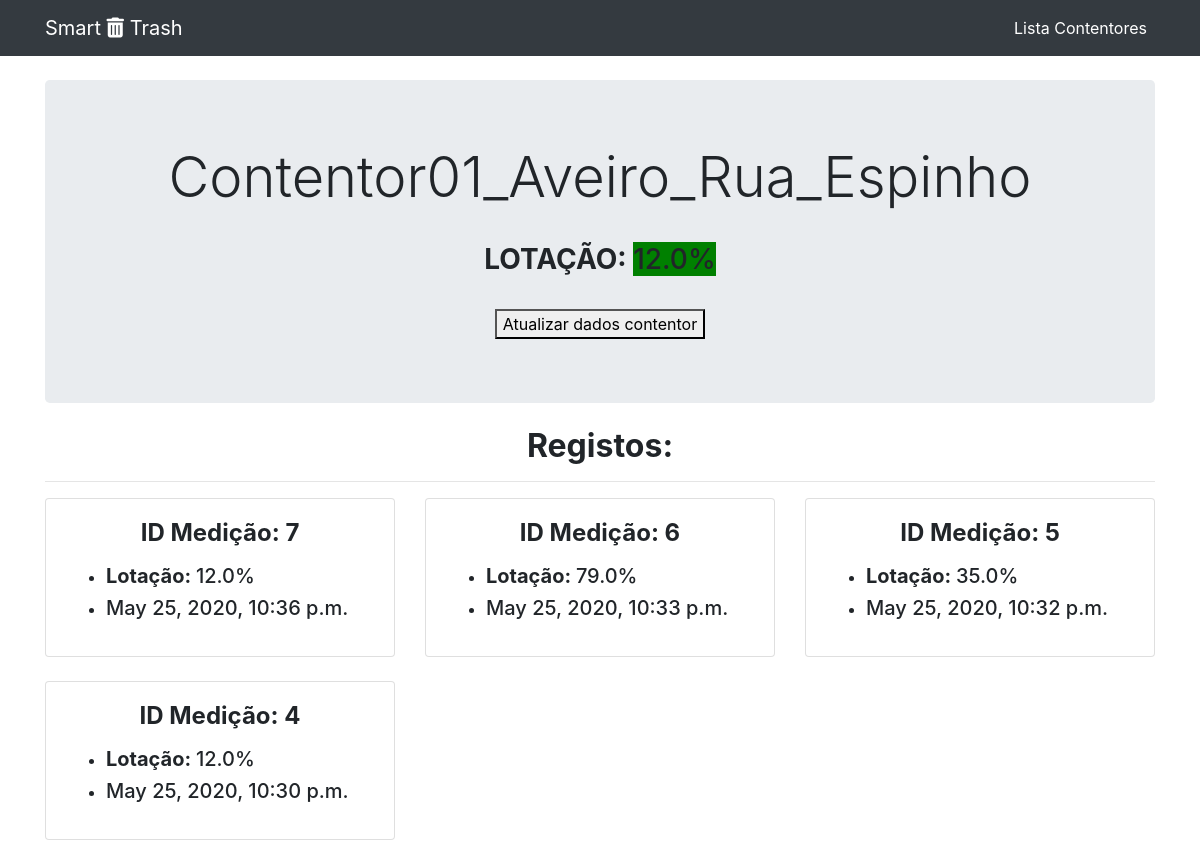
The app's page /bin/1/, older data.
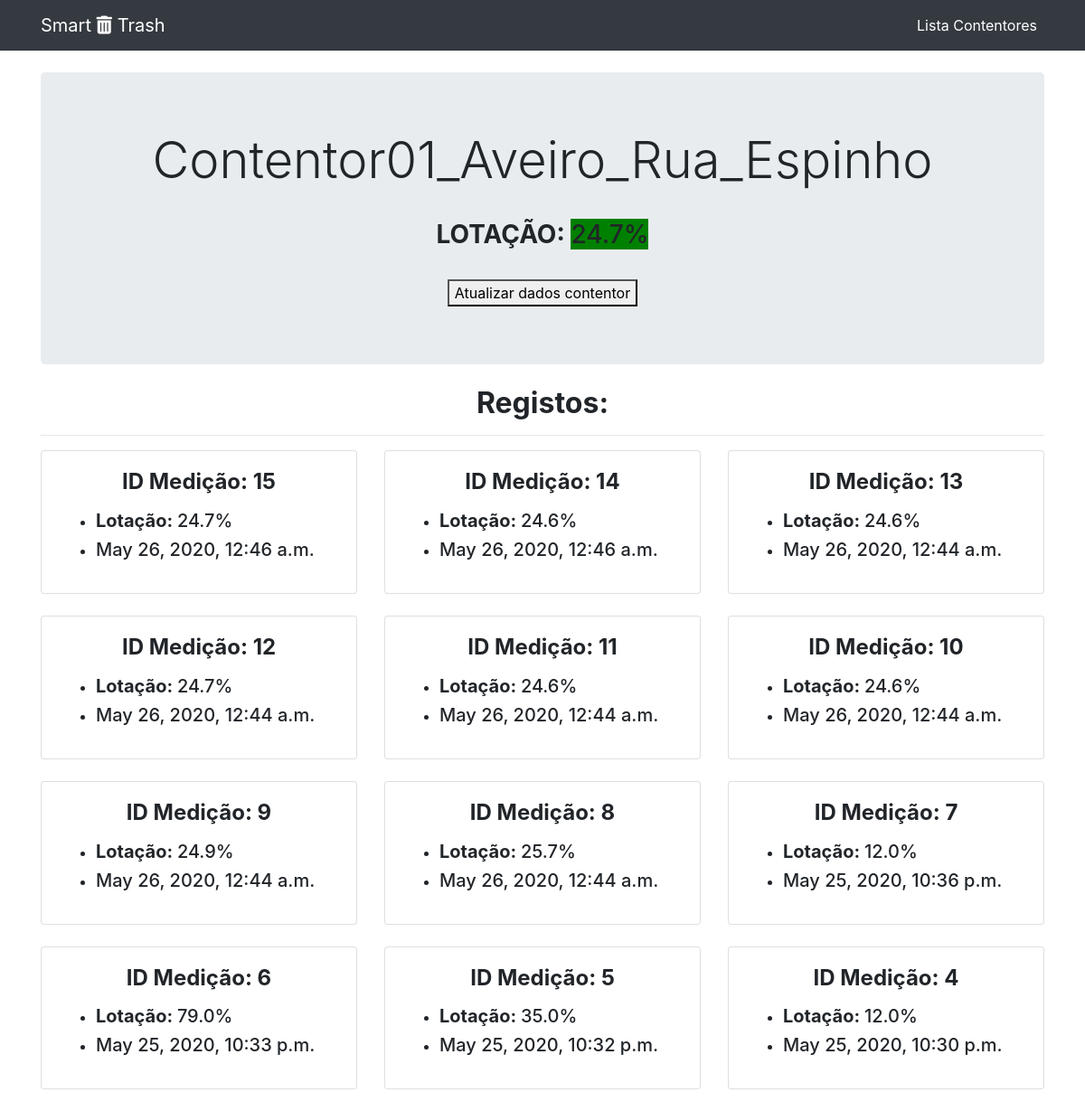
The same page, newer data.
### smart_trash_app/models.py (models this page shows, shortened)
class Bin(models.Model):
    bin_id = models.AutoField(primary_key=True)
    name = models.CharField(max_length=150)
    city = models.CharField(max_length=150)
    address = models.CharField(max_length=150)
    capacity = models.IntegerField()

class Regist(models.Model):
    id_regist = models.AutoField(primary_key=True)
    occupation_value = models.FloatField()
    timestamp = models.DateTimeField(auto_now=True)
    trash_bin = models.ForeignKey(Bin, on_delete=models.CASCADE)

### smart_trash_app/views.py (the view)
# urls.py: path('bin/<int:id>/', bin_by_id, name="bin_detail"),
def bin_by_id(request, id):
    bin_details = Regist.objects.filter(trash_bin__bin_id=id).order_by('-id_regist')
    trash_bin = Bin.objects.get(bin_id=id)
    try:
        bin_status = Regist.objects.filter(trash_bin__bin_id=id).latest('id_regist').occupation_value
    except Exception as e:
        bin_status = None
        print(e)
    context = {'bin_details' : bin_details,
                'bin': trash_bin,
                'bin_status':bin_status}
    return render(request, 'bin_details.html', context=context)

### templates/bin_details.html (shortened to what this page needs)
{% extends 'base.html' %}
{% load static %}
{% block content %}
    <header class="jumbotron my-4">
      <h1 class="display-4" style="text-align:center;">{{ bin.name }}</h1>
      {% if bin_status %}
        <br>
        <h3 class="display-10" style="text-align:center;"><b>LOTAÇÃO: </b><span id="bin_status_span">{{ bin_status }}%</span></h1>
      {% endif %}
      <br>
      <form action="{% url 'update_bin' %}" method="post">
        <center><button type="submit">Atualizar dados contentor</button></center>
      </form>
    </header>
    {% if bin_details %}
        <center><h2><b>Registos:</b><h2><hr></center>
    {% endif %}
    <div class="row">
    {% if bin_details %}
        {% for detail in bin_details %}
          <div class="col-lg-4 col-md-6 mb-4">
            <div class="card h-100">
              <div class="card-body">
                <h4 class="card-title text-center"><b>ID Medição: {{ detail.id_regist }}</b></h4>
                <p class="card-text">
                    <ul>
                        <li><h5><b>Lotação: </b>{{ detail.occupation_value }}%</h5></li>
                        <li><h5>{{ detail.timestamp }}</h5></li>
                    </ul>
                </p>
              </div>
            </div>
          </div>
        {% endfor %}
    {% endif %}
    </div>
{% endblock content %}

### templates/base.html (shortened to what this page needs)
<!DOCTYPE html>
<html lang="en">
  {% load static %}
<head>
  <link href="{% static 'vendor/bootstrap/css/bootstrap.min.css' %}" rel="stylesheet">
  <link href="{% static 'css/heroic-features.css' %}" rel="stylesheet">
</head>
<body>
  <nav class="navbar navbar-expand-lg navbar-dark bg-dark fixed-top">
    <div class="container">
      <a class="navbar-brand" href="{% url 'index' %}">Smart <i class="fas fa-trash-alt"></i> Trash</a>
      <div class="collapse navbar-collapse" id="navbarResponsive">
        <ul class="navbar-nav ml-auto">
          <li class="nav-item active">
            <a class="nav-link" href="{% url 'index' %}">Lista Contentores
            </a>
          </li>
        </ul>
      </div>
    </div>
  </nav>
  <div class="container">
  {% block content %}
  {% endblock content %}
  </div>
</body>
</html>

### static/css/heroic-features.css (style rules this page uses)
body { padding-top: 56px; }

Row changes from the older to the newer data that the page shows:
added Regist: occupation_value "24.7", id_regist "15", timestamp "May 26, 2020, 12:46 a.m."
added Regist: id_regist "14", occupation_value "24.6", timestamp "May 26, 2020, 12:46 a.m."
added Regist: id_regist "13", occupation_value "24.6", timestamp "May 26, 2020, 12:44 a.m."
added Regist: id_regist "12", occupation_value "24.7", timestamp "May 26, 2020, 12:44 a.m."
added Regist: id_regist "11", occupation_value "24.6", timestamp "May 26, 2020, 12:44 a.m."
added Regist: id_regist "10", occupation_value "24.6", timestamp "May 26, 2020, 12:44 a.m."
added Regist: id_regist "9", occupation_value "24.9", timestamp "May 26, 2020, 12:44 a.m."
added Regist: id_regist "8", occupation_value "25.7", timestamp "May 26, 2020, 12:44 a.m."
Text that changed along with them:
{{ bin_status }}: "12.0" → "24.7"
